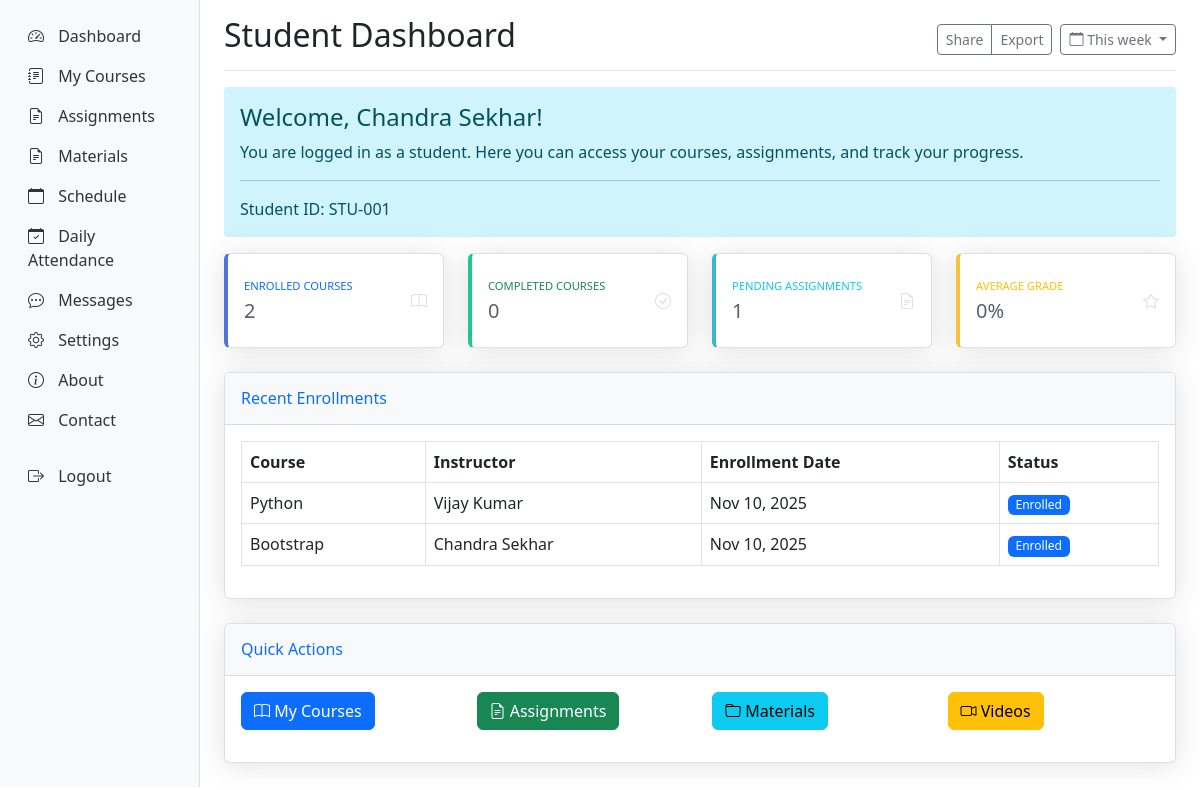
The page /students/dashboard/ (signed in) on the database its author committed.
### students/models.py (models this page shows, shortened)
class Student(models.Model):
    user = models.OneToOneField(User, on_delete=models.CASCADE, null=True, blank=True)
    student_id = models.CharField(max_length=20, unique=True)
    first_name = models.CharField(max_length=50)
    last_name = models.CharField(max_length=50)
    email = models.EmailField()
    phone = models.CharField(max_length=15, blank=True)
    date_of_birth = models.DateField(blank=True, null=True)
    profile_picture = models.ImageField(upload_to='student_profiles/', blank=True, null=True)
    enrollment_date = models.DateField(auto_now_add=True)
    is_active = models.BooleanField(default=True)
    created_at = models.DateTimeField(auto_now_add=True)
    updated_at = models.DateTimeField(auto_now=True)
    @property
    def full_name(self):
        return f"{self.first_name} {self.last_name}"

class Enrollment(models.Model):
    student = models.ForeignKey(Student, on_delete=models.CASCADE, related_name='enrollments')
    course = models.ForeignKey('courses.Course', on_delete=models.CASCADE, related_name='enrollments')
    enrollment_date = models.DateTimeField(auto_now_add=True)
    completion_status = models.CharField(
        max_length=20,
        choices=[
            ('enrolled', 'Enrolled'),
            ('in_progress', 'In Progress'),
            ('completed', 'Completed'),
            ('dropped', 'Dropped')
        ],
        default='enrolled'
    )
    progress = models.IntegerField(default=0)  # Percentage
    completed_at = models.DateTimeField(blank=True, null=True)
    created_at = models.DateTimeField(auto_now_add=True)
    updated_at = models.DateTimeField(auto_now=True)
    class Meta:
        unique_together = ('student', 'course')

### courses/models.py (models this page shows, shortened)
class Course(models.Model):
    title = models.CharField(max_length=200)
    code = models.CharField(max_length=20, unique=True)
    description = models.TextField()
    category = models.ForeignKey(Category, on_delete=models.CASCADE, related_name='courses')
    instructor = models.ForeignKey('instructors.Instructor', on_delete=models.CASCADE, related_name='courses')
    thumbnail = models.ImageField(upload_to='course_thumbnails/', blank=True, null=True)
    price = models.DecimalField(max_digits=10, decimal_places=2, default=0.00)
    is_published = models.BooleanField(default=False)
    created_at = models.DateTimeField(auto_now_add=True)
    updated_at = models.DateTimeField(auto_now=True)

### instructors/models.py (models this page shows, shortened)
class Instructor(models.Model):
    user = models.OneToOneField(User, on_delete=models.CASCADE, null=True, blank=True)
    instructor_id = models.CharField(max_length=20, unique=True)
    first_name = models.CharField(max_length=50)
    last_name = models.CharField(max_length=50)
    email = models.EmailField()
    phone = models.CharField(max_length=15, blank=True)
    bio = models.TextField(blank=True)
    profile_picture = models.ImageField(upload_to='instructor_profiles/', blank=True, null=True)
    hire_date = models.DateField(auto_now_add=True)
    is_active = models.BooleanField(default=True)
    created_at = models.DateTimeField(auto_now_add=True)
    updated_at = models.DateTimeField(auto_now=True)
    @property
    def full_name(self):
        return f"{self.first_name} {self.last_name}"

### students/views.py (the view)
# urls.py: path('', views.dashboard, name='dashboard'),
@login_required
def dashboard(request):
    try:
        student = request.user.student
    except Student.DoesNotExist:
        student = None
    if student:
        total_enrollments = Enrollment.objects.filter(student=student).count()
        completed_courses = Enrollment.objects.filter(student=student, completion_status='completed').count()
        pending_assignments = Assignment.objects.filter(
            course__enrollments__student=student,
            submissions__isnull=True
        ).count()
        submissions = AssignmentSubmission.objects.filter(student=student, is_graded=True)
        if submissions.exists():
            total_points = sum([sub.grade for sub in submissions if sub.grade])
            max_points = sum([sub.assignment.max_points for sub in submissions if sub.assignment.max_points])
            if max_points > 0:
                average_grade = (total_points / max_points) * 100
            else:
                average_grade = 0
        else:
            average_grade = 0
        recent_enrollments = Enrollment.objects.filter(student=student).select_related('course__instructor').order_by('-enrollment_date')[:5]
        context = {
            'student': student,
            'total_enrollments': total_enrollments,
            'completed_courses': completed_courses,
            'pending_assignments': pending_assignments,
            'average_grade': round(average_grade, 1),
            'recent_enrollments': recent_enrollments,
        }
    else:
        context = {
            'student': student,
        }
    return render(request, 'students/dashboard.html', context)

### templates/students/dashboard.html (shortened to what this page needs)
{% extends 'base.html' %}
{% block content %}
<div class="container-fluid">
    <div class="row">
        {% include 'students/sidebar.html' %}
        <main class="col-md-9 ms-sm-auto col-lg-10 px-md-4">
            <div class="d-flex justify-content-between flex-wrap flex-md-nowrap align-items-center pt-3 pb-2 mb-3 border-bottom">
                <h1 class="h2">Student Dashboard</h1>
                <div class="btn-toolbar mb-2 mb-md-0">
                    <div class="btn-group me-2">
                        <button type="button" class="btn btn-sm btn-outline-secondary">Share</button>
                        <button type="button" class="btn btn-sm btn-outline-secondary">Export</button>
                    </div>
                    <button type="button" class="btn btn-sm btn-outline-secondary dropdown-toggle">
                        <i class="bi bi-calendar"></i>
                        This week
                    </button>
                </div>
            </div>
            <div class="alert alert-info" role="alert">
                <h4 class="alert-heading">Welcome, {{ student.full_name }}!</h4>
                <p>You are logged in as a student. Here you can access your courses, assignments, and track your progress.</p>
                <hr>
                <p class="mb-0">Student ID: {{ student.student_id }}</p>
            </div>
            <div class="row">
                <div class="col-md-3 mb-4">
                    <div class="card border-left-primary shadow h-100 py-2">
                        <div class="card-body">
                            <div class="row no-gutters align-items-center">
                                <div class="col mr-2">
                                    <div class="text-xs font-weight-bold text-primary text-uppercase mb-1">
                                        Enrolled Courses
                                    </div>
                                    <div class="h5 mb-0 font-weight-bold text-gray-800">{{ total_enrollments }}</div>
                                </div>
                                <div class="col-auto">
                                    <i class="bi bi-book fa-2x text-gray-300"></i>
                                </div>
                            </div>
                        </div>
                    </div>
                </div>
                <div class="col-md-3 mb-4">
                    <div class="card border-left-success shadow h-100 py-2">
                        <div class="card-body">
                            <div class="row no-gutters align-items-center">
                                <div class="col mr-2">
                                    <div class="text-xs font-weight-bold text-success text-uppercase mb-1">
                                        Completed Courses
                                    </div>
                                    <div class="h5 mb-0 font-weight-bold text-gray-800">{{ completed_courses }}</div>
                                </div>
                                <div class="col-auto">
                                    <i class="bi bi-check-circle fa-2x text-gray-300"></i>
                                </div>
                            </div>
                        </div>
                    </div>
                </div>
                <div class="col-md-3 mb-4">
                    <div class="card border-left-info shadow h-100 py-2">
                        <div class="card-body">
                            <div class="row no-gutters align-items-center">
                                <div class="col mr-2">
                                    <div class="text-xs font-weight-bold text-info text-uppercase mb-1">
                                        Pending Assignments
                                    </div>
                                    <div class="h5 mb-0 font-weight-bold text-gray-800">{{ pending_assignments }}</div>
                                </div>
                                <div class="col-auto">
                                    <i class="bi bi-file-earmark-text fa-2x text-gray-300"></i>
                                </div>
                            </div>
                        </div>
                    </div>
                </div>
                <div class="col-md-3 mb-4">
                    <div class="card border-left-warning shadow h-100 py-2">
                        <div class="card-body">
                            <div class="row no-gutters align-items-center">
                                <div class="col mr-2">
                                    <div class="text-xs font-weight-bold text-warning text-uppercase mb-1">
                                        Average Grade
                                    </div>
                                    <div class="h5 mb-0 font-weight-bold text-gray-800">{{ average_grade }}%</div>
                                </div>
                                <div class="col-auto">
                                    <i class="bi bi-star fa-2x text-gray-300"></i>
                                </div>
                            </div>
                        </div>
                    </div>
                </div>
            </div>
            <div class="row">
                <div class="col-12">
                    <div class="card shadow mb-4">
                        <div class="card-header py-3">
                            <h6 class="m-0 font-weight-bold text-primary">Recent Enrollments</h6>
                        </div>
                        <div class="card-body">
                            <div class="table-responsive">
                                <table class="table table-bordered" width="100%" cellspacing="0">
                                    <thead>
                                        <tr>
                                            <th>Course</th>
                                            <th>Instructor</th>
                                            <th>Enrollment Date</th>
                                            <th>Status</th>
                                        </tr>
                                    </thead>
                                    <tbody>
                                        {% if recent_enrollments %}
                                            {% for enrollment in recent_enrollments %}
                                            <tr>
                                                <td>{{ enrollment.course.title }}</td>
                                                <td>{{ enrollment.course.instructor.full_name }}</td>
                                                <td>{{ enrollment.enrollment_date|date:"M d, Y" }}</td>
                                                <td>
                                                    <span class="badge bg-{% if enrollment.completion_status == 'completed' %}success{% elif enrollment.completion_status == 'in_progress' %}warning{% else %}primary{% endif %}">
                                                        {{ enrollment.get_completion_status_display }}
                                                    </span>
                                                </td>
                                            </tr>
                                            {% endfor %}
                                        {% else %}
                                            <tr>
                                                <td colspan="4" class="text-center">No recent enrollments</td>
                                            </tr>
                                        {% endif %}
                                    </tbody>
                                </table>
                            </div>
                        </div>
                    </div>
                </div>
            </div>
            <div class="row">
                <div class="col-12">
                    <div class="card shadow mb-4">
                        <div class="card-header py-3">
                            <h6 class="m-0 font-weight-bold text-primary">Quick Actions</h6>
                        </div>
                        <div class="card-body">
                            <div class="row">
                                <div class="col-md-3 mb-3">
                                    <a href="{% url 'students:my_courses' %}" class="btn btn-primary btn-block">
                                        <i class="bi bi-book"></i> My Courses
                                    </a>
                                </div>
                                <div class="col-md-3 mb-3">
                                    <a href="{% url 'students:assignments' %}" class="btn btn-success btn-block">
                                        <i class="bi bi-file-earmark-text"></i> Assignments
                                    </a>
                                </div>
                                <div class="col-md-3 mb-3">
                                    <a href="{% url 'students:materials' %}" class="btn btn-info btn-block">
                                        <i class="bi bi-folder"></i> Materials
                                    </a>
                                </div>
                                <div class="col-md-3 mb-3">
                                    <a href="{% url 'students:videos' %}" class="btn btn-warning btn-block">
                                        <i class="bi bi-camera-video"></i> Videos
                                    </a>
                                </div>
                            </div>
                        </div>
                    </div>
                </div>
            </div>
        </main>
    </div>
</div>
{% endblock %}

### static/css/style.css (style rules this page uses)
.card { box-shadow: 0 0.125rem 0.25rem rgba(0, 0, 0, 0.075); border: 1px solid rgba(0, 0, 0, 0.125); }
.card-header { background-color: #f8f9fa; border-bottom: 1px solid rgba(0, 0, 0, 0.125); }
.table th { border-top: none; font-weight: 600; }
.badge { font-weight: 500; }
.btn-group .btn { border-radius: 0; }
.btn-group .btn:first-child { border-top-left-radius: 0.25rem; border-bottom-left-radius: 0.25rem; }
.btn-group .btn:last-child { border-top-right-radius: 0.25rem; border-bottom-right-radius: 0.25rem; }
.border-left-primary { border-left: 0.25rem solid #4e73df !important; }
.border-left-success { border-left: 0.25rem solid #1cc88a !important; }
.border-left-info { border-left: 0.25rem solid #36b9cc !important; }
.border-left-warning { border-left: 0.25rem solid #f6c23e !important; }
.shadow { box-shadow: 0 0.15rem 1.75rem 0 rgba(58, 59, 69, 0.15) !important; }
.text-xs { font-size: 0.7rem; }
.text-gray-800 { color: #5a5c69 !important; }
.text-gray-300 { color: #dddfeb !important; }
.alert { border: none; border-radius: 0.25rem; }

### rows shown on the page
Student: full_name "Chandra Sekhar", student_id "STU-001"
Enrollment: course "Python", course.instructor.full_name "Vijay Kumar", enrollment_date "Nov 10, 2025", completion_status "Enrolled"
Enrollment: course "Bootstrap", course.instructor.full_name "Chandra Sekhar", enrollment_date "Nov 10, 2025", completion_status "Enrolled"

### other values the page prints
{{ total_enrollments }} "2"
{{ completed_courses }} "0"
{{ pending_assignments }} "1"
{{ average_grade }} "0"
